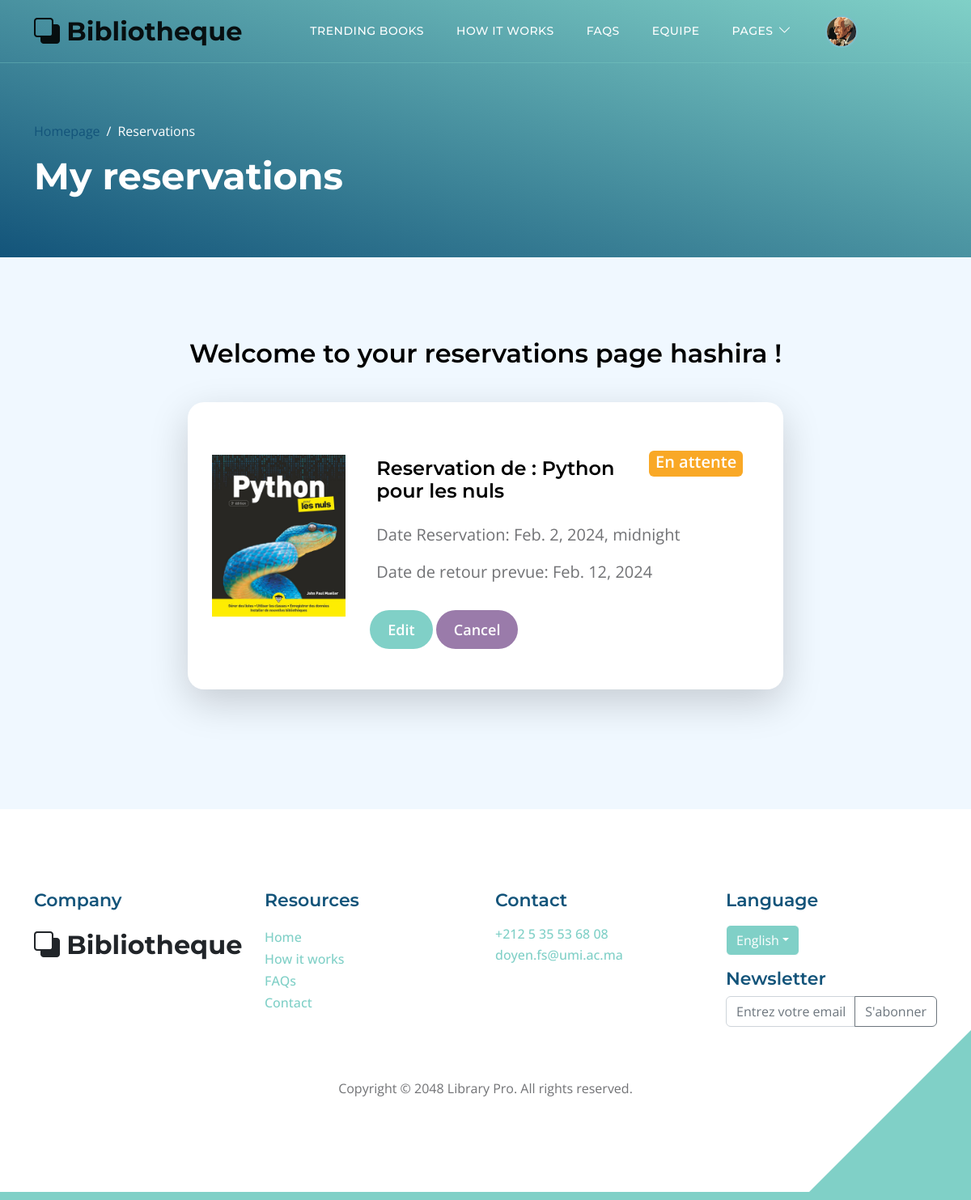
Before: /myreservations/ (signed in) with the older database file.
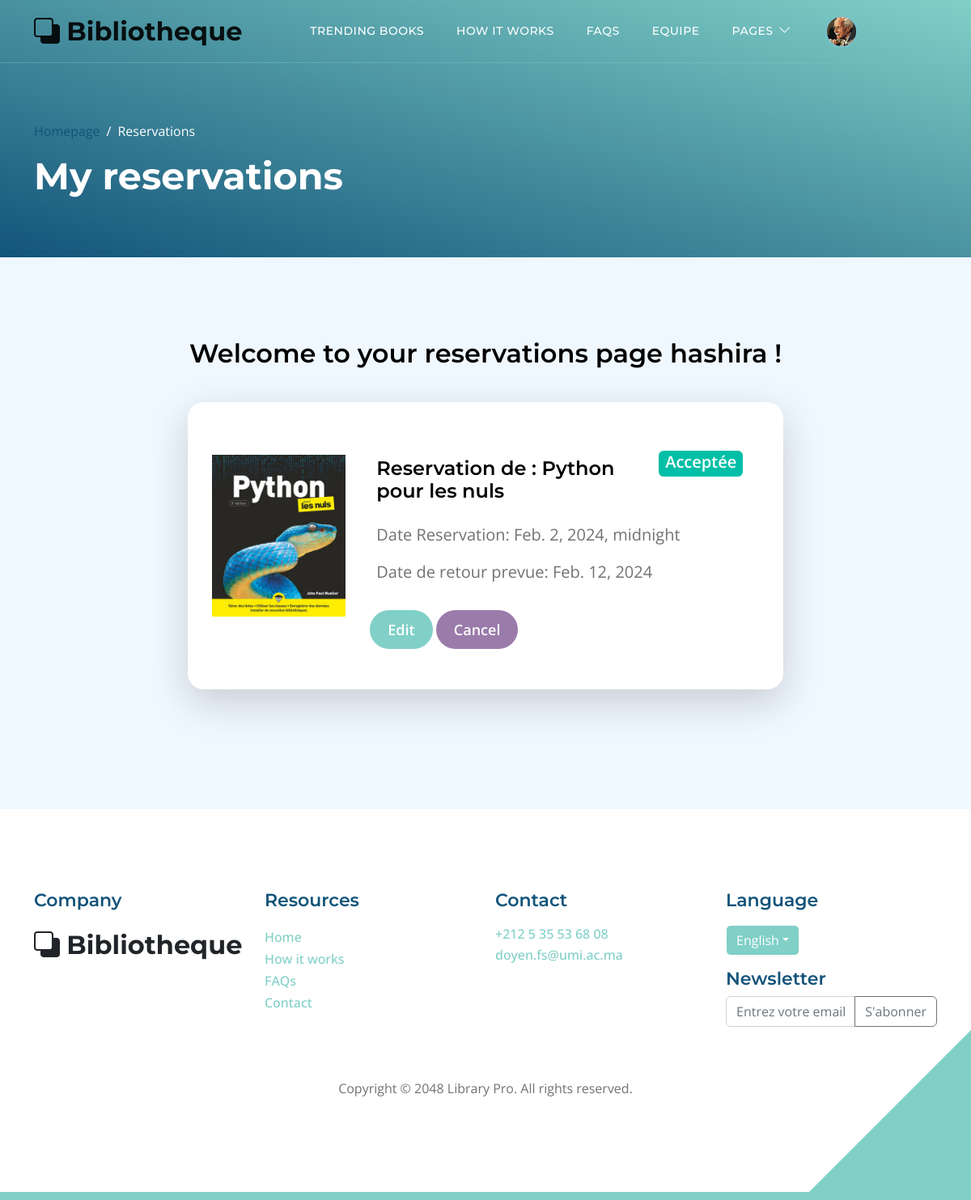
After: the same page with the newer database file.
### ouvrages/models.py (models this page shows, shortened)
class Reservation(models.Model):
    id = models.UUIDField(default=uuid.uuid4, unique=True, primary_key=True, editable=False)
    date_demande =  models.DateTimeField(auto_now_add=True)
    date_reservation = models.DateTimeField()
    owner = models.ForeignKey(Profile, on_delete=models.CASCADE, null=True, blank=True)
    ouvrage = models.ForeignKey('Ouvrage', on_delete=models.CASCADE, null=True)  # Lier à Ouvrage
    STATUT_CHOICES = (
        ('en_attente', 'En attente'),
        ('acceptee', 'Acceptée'),
        ('refusee', 'Refusée'),
    )
    statut = models.CharField(max_length=20, choices=STATUT_CHOICES, default='en_attente')
    date_retour_prevue = models.DateField(null=True, blank=True)

class Ouvrage(models.Model):
    id = models.UUIDField(default=uuid.uuid4, unique=True, primary_key=True, editable=False)
    titre = models.CharField(max_length=200)
    auteurs = models.ManyToManyField('Auteur', blank=True)
    featured_image = models.ImageField(null=True, blank=True, default="default.jpg")
    description = models.TextField(blank=True)
    categories = models.ManyToManyField('Categorie', blank=True)
    recommended = models.BooleanField(default=False, blank=True)
    exemplaires_total = models.IntegerField(default=0, null=True, blank=True)
    vote_total = models.IntegerField(default=0, null=True, blank=True)
    vote_ratio = models.IntegerField(default=0, null=True, blank=True)
    date_achat = models.DateTimeField(auto_now_add=True)
    def __str__(self):
        return self.titre

### ouvrages/views.py (the view)
# urls.py: path('myreservations/', views.user_reservations, name="user-reservations"),
def user_reservations(request):
    reservations = Reservation.objects.filter(owner=request.user.profile)
    return render(request, 'ouvrages/myreservations.html', {'reservations': reservations})

### ouvrages/templates/ouvrages/myreservations.html (shortened to what this page needs)
{% extends "main.html" %}
{%load static%}
{% block content %}
<header class="site-header d-flex flex-column justify-content-center align-items-center">
    <div class="container">
        <div class="row align-items-center">
            <div class="col-lg-5 col-12">
                <nav aria-label="breadcrumb">
                    <ol class="breadcrumb">
                        <li class="breadcrumb-item"><a href="{% url 'ouvrages:index' %}">Homepage</a></li>
                        <li class="breadcrumb-item active" aria-current="page">Reservations</li>
                    </ol>
                </nav>
                <h2 class="text-white">My reservations</h2>
            </div>
        </div>
    </div>
</header>
<section class="section-padding section-bg">
    <div class="container">
        <div class="row">
            <div class="col-lg-12 col-12 m-auto">
                <h3 class="mb-4 text-center">Welcome to your reservations page {{ user.username }} !</h3>
            </div>
            <div class="col-lg-8 col-12 mt-3 mx-auto">
                {% for reservation in reservations %}
                <div class="custom-block custom-block-topics-listing bg-white shadow-lg mb-5">
                    <div class="d-flex">
                        <img src="{{ reservation.ouvrage.featured_image.url }}" class="custom-block-image img-fluid" alt="">
                        <div class="custom-block-topics-listing-info d-flex">
                            <div>
                                <div class="d-flex flex-row justify-content-lg-between">
                                    <h5 class="mb-2 p-2">Reservation de : {{ reservation.ouvrage }}</h5>
                                    {% if reservation.statut == 'acceptee' %}
                                    <span class="badge bg-education" style="width: auto; height: 2rem;"><p class="w-100 text-white fw-semibold">{{reservation.get_statut_display}}</p></span>
                                    {% endif %}
                                    {% if reservation.statut == 'en_attente' %}
                                    <span class="badge bg-music" style="width: auto; height: 2rem;"><p class="w-100 text-white fw-semibold">{{reservation.get_statut_display}}</p></span>
                                    {% endif %}
                                </div>
                                <p class="mb-0 p-2">Date Reservation: {{ reservation.date_reservation }}</p>
                                <p class="mb-0 p-2">Date de retour prevue: {{ reservation.date_retour_prevue }}</p>
                                <a href="{% url 'ouvrages:edit-reservation' reservation.id%}" class="btn custom-btn mt-3 mt-lg-4">Edit</a>
                                <a href="{% url 'ouvrages:cancel-reservation' reservation.id%}" class="btn mybtn mt-3 mt-lg-4" >Cancel</a>
                            </div>
                        </div>
                    </div>
                </div>
                {% endfor %}
            </div>
        </div>
    </div>
</section>
{% endblock content%}

Changed rows visible on the page:
changed Reservation "Python pour les nuls": statut "En attente" → "Acceptée"
